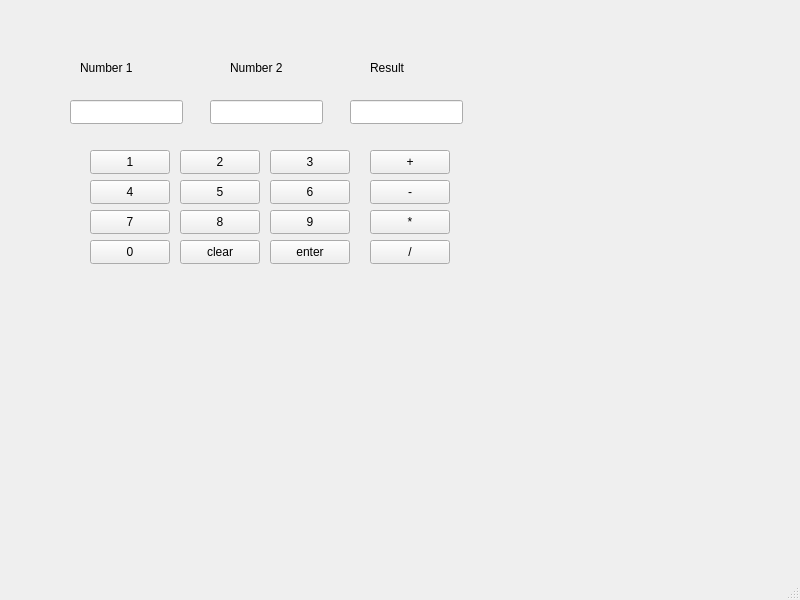
<?xml version="1.0" encoding="UTF-8"?>
<ui version="4.0">
 <class>MainWindow</class>
 <widget class="QMainWindow" name="MainWindow">
  <property name="geometry">
   <rect>
    <x>0</x>
    <y>0</y>
    <width>800</width>
    <height>600</height>
   </rect>
  </property>
  <property name="windowTitle">
   <string>MainWindow</string>
  </property>
  <widget class="QWidget" name="centralwidget">
   <widget class="QPushButton" name="N1">
    <property name="geometry">
     <rect>
      <x>90</x>
      <y>150</y>
      <width>80</width>
      <height>24</height>
     </rect>
    </property>
    <property name="text">
     <string>1</string>
    </property>
   </widget>
   <widget class="QPushButton" name="N2">
    <property name="geometry">
     <rect>
      <x>180</x>
      <y>150</y>
      <width>80</width>
      <height>24</height>
     </rect>
    </property>
    <property name="text">
     <string>2</string>
    </property>
   </widget>
   <widget class="QPushButton" name="N3">
    <property name="geometry">
     <rect>
      <x>270</x>
      <y>150</y>
      <width>80</width>
      <height>24</height>
     </rect>
    </property>
    <property name="text">
     <string>3</string>
    </property>
   </widget>
   <widget class="QPushButton" name="N4">
    <property name="geometry">
     <rect>
      <x>90</x>
      <y>180</y>
      <width>80</width>
      <height>24</height>
     </rect>
    </property>
    <property name="text">
     <string>4</string>
    </property>
   </widget>
   <widget class="QPushButton" name="N5">
    <property name="geometry">
     <rect>
      <x>180</x>
      <y>180</y>
      <width>80</width>
      <height>24</height>
     </rect>
    </property>
    <property name="text">
     <string>5</string>
    </property>
   </widget>
   <widget class="QPushButton" name="N6">
    <property name="geometry">
     <rect>
      <x>270</x>
      <y>180</y>
      <width>80</width>
      <height>24</height>
     </rect>
    </property>
    <property name="text">
     <string>6</string>
    </property>
   </widget>
   <widget class="QPushButton" name="N7">
    <property name="geometry">
     <rect>
      <x>90</x>
      <y>210</y>
      <width>80</width>
      <height>24</height>
     </rect>
    </property>
    <property name="text">
     <string>7</string>
    </property>
   </widget>
   <widget class="QPushButton" name="N8">
    <property name="geometry">
     <rect>
      <x>180</x>
      <y>210</y>
      <width>80</width>
      <height>24</height>
     </rect>
    </property>
    <property name="text">
     <string>8</string>
    </property>
   </widget>
   <widget class="QPushButton" name="N9">
    <property name="geometry">
     <rect>
      <x>270</x>
      <y>210</y>
      <width>80</width>
      <height>24</height>
     </rect>
    </property>
    <property name="text">
     <string>9</string>
    </property>
   </widget>
   <widget class="QPushButton" name="N0">
    <property name="geometry">
     <rect>
      <x>90</x>
      <y>240</y>
      <width>80</width>
      <height>24</height>
     </rect>
    </property>
    <property name="text">
     <string>0</string>
    </property>
   </widget>
   <widget class="QLabel" name="label">
    <property name="geometry">
     <rect>
      <x>80</x>
      <y>60</y>
      <width>61</width>
      <height>16</height>
     </rect>
    </property>
    <property name="text">
     <string>Number 1</string>
    </property>
   </widget>
   <widget class="QLabel" name="label_2">
    <property name="geometry">
     <rect>
      <x>230</x>
      <y>60</y>
      <width>61</width>
      <height>16</height>
     </rect>
    </property>
    <property name="text">
     <string>Number 2</string>
    </property>
   </widget>
   <widget class="QLabel" name="label_3">
    <property name="geometry">
     <rect>
      <x>370</x>
      <y>60</y>
      <width>61</width>
      <height>16</height>
     </rect>
    </property>
    <property name="text">
     <string>Result</string>
    </property>
   </widget>
   <widget class="QLineEdit" name="num1">
    <property name="geometry">
     <rect>
      <x>70</x>
      <y>100</y>
      <width>113</width>
      <height>24</height>
     </rect>
    </property>
   </widget>
   <widget class="QLineEdit" name="num2">
    <property name="geometry">
     <rect>
      <x>210</x>
      <y>100</y>
      <width>113</width>
      <height>24</height>
     </rect>
    </property>
   </widget>
   <widget class="QLineEdit" name="result">
    <property name="geometry">
     <rect>
      <x>350</x>
      <y>100</y>
      <width>113</width>
      <height>24</height>
     </rect>
    </property>
   </widget>
   <widget class="QPushButton" name="clear">
    <property name="geometry">
     <rect>
      <x>180</x>
      <y>240</y>
      <width>80</width>
      <height>24</height>
     </rect>
    </property>
    <property name="text">
     <string>clear</string>
    </property>
   </widget>
   <widget class="QPushButton" name="enter">
    <property name="geometry">
     <rect>
      <x>270</x>
      <y>240</y>
      <width>80</width>
      <height>24</height>
     </rect>
    </property>
    <property name="text">
     <string>enter</string>
    </property>
   </widget>
   <widget class="QPushButton" name="add">
    <property name="geometry">
     <rect>
      <x>370</x>
      <y>150</y>
      <width>80</width>
      <height>24</height>
     </rect>
    </property>
    <property name="text">
     <string>+</string>
    </property>
   </widget>
   <widget class="QPushButton" name="sub">
    <property name="geometry">
     <rect>
      <x>370</x>
      <y>180</y>
      <width>80</width>
      <height>24</height>
     </rect>
    </property>
    <property name="text">
     <string>-</string>
    </property>
   </widget>
   <widget class="QPushButton" name="mul">
    <property name="geometry">
     <rect>
      <x>370</x>
      <y>210</y>
      <width>80</width>
      <height>24</height>
     </rect>
    </property>
    <property name="text">
     <string>*</string>
    </property>
   </widget>
   <widget class="QPushButton" name="div">
    <property name="geometry">
     <rect>
      <x>370</x>
      <y>240</y>
      <width>80</width>
      <height>24</height>
     </rect>
    </property>
    <property name="text">
     <string>/</string>
    </property>
   </widget>
  </widget>
  <widget class="QMenuBar" name="menubar">
   <property name="geometry">
    <rect>
     <x>0</x>
     <y>0</y>
     <width>800</width>
     <height>21</height>
    </rect>
   </property>
  </widget>
  <widget class="QStatusBar" name="statusbar"/>
 </widget>
 <resources/>
 <connections/>
</ui>
